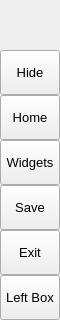
        <widget class="QFrame" name="leftMenuBg">
         <property name="minimumSize">
          <size>
           <width>60</width>
           <height>0</height>
          </size>
         </property>
         <property name="maximumSize">
          <size>
           <width>60</width>
           <height>16777215</height>
          </size>
         </property>
         <property name="frameShape">
          <enum>QFrame::Shape::NoFrame</enum>
         </property>
         <property name="frameShadow">
          <enum>QFrame::Shadow::Raised</enum>
         </property>
         <layout class="QVBoxLayout" name="verticalLayout_3">
          <property name="spacing">
           <number>0</number>
          </property>
          <property name="leftMargin">
           <number>0</number>
          </property>
          <property name="topMargin">
           <number>0</number>
          </property>
          <property name="rightMargin">
           <number>0</number>
          </property>
          <property name="bottomMargin">
           <number>0</number>
          </property>
          <item>
           <widget class="QFrame" name="topLogoInfo">
            <property name="minimumSize">
             <size>
              <width>0</width>
              <height>50</height>
             </size>
            </property>
            <property name="maximumSize">
             <size>
              <width>16777215</width>
              <height>50</height>
             </size>
            </property>
            <property name="frameShape">
             <enum>QFrame::Shape::NoFrame</enum>
            </property>
            <property name="frameShadow">
             <enum>QFrame::Shadow::Raised</enum>
            </property>
            <widget class="QFrame" name="topLogo">
             <property name="geometry">
              <rect>
               <x>10</x>
               <y>5</y>
               <width>42</width>
               <height>42</height>
              </rect>
             </property>
             <property name="minimumSize">
              <size>
               <width>42</width>
               <height>42</height>
              </size>
             </property>
             <property name="maximumSize">
              <size>
               <width>42</width>
               <height>42</height>
              </size>
             </property>
             <property name="frameShape">
              <enum>QFrame::Shape::NoFrame</enum>
             </property>
             <property name="frameShadow">
              <enum>QFrame::Shadow::Raised</enum>
             </property>
            </widget>
            <widget class="QLabel" name="titleLeftApp">
             <property name="geometry">
              <rect>
               <x>70</x>
               <y>8</y>
               <width>160</width>
               <height>20</height>
              </rect>
             </property>
             <property name="font">
              <font>
               <family>Segoe UI Semibold</family>
               <pointsize>12</pointsize>
               <italic>false</italic>
               <fontweight></fontweight>
              </font>
             </property>
             <property name="text">
              <string>PyDracula</string>
             </property>
             <property name="alignment">
              <set>Qt::AlignmentFlag::AlignLeading|Qt::AlignmentFlag::AlignLeft|Qt::AlignmentFlag::AlignTop</set>
             </property>
            </widget>
            <widget class="QLabel" name="titleLeftDescription">
             <property name="geometry">
              <rect>
               <x>70</x>
               <y>27</y>
               <width>160</width>
               <height>16</height>
              </rect>
             </property>
             <property name="maximumSize">
              <size>
               <width>16777215</width>
               <height>16</height>
              </size>
             </property>
             <property name="font">
              <font>
               <family>Segoe UI</family>
               <pointsize>8</pointsize>
               <italic>false</italic>
               <bold>false</bold>
              </font>
             </property>
             <property name="text">
              <string>Modern GUI / Flat Style</string>
             </property>
             <property name="alignment">
              <set>Qt::AlignmentFlag::AlignLeading|Qt::AlignmentFlag::AlignLeft|Qt::AlignmentFlag::AlignTop</set>
             </property>
            </widget>
           </widget>
          </item>
          <item>
           <widget class="QFrame" name="leftMenuFrame">
            <property name="frameShape">
             <enum>QFrame::Shape::NoFrame</enum>
            </property>
            <property name="frameShadow">
             <enum>QFrame::Shadow::Raised</enum>
            </property>
            <layout class="QVBoxLayout" name="verticalMenuLayout">
             <property name="spacing">
              <number>0</number>
             </property>
             <property name="leftMargin">
              <number>0</number>
             </property>
             <property name="topMargin">
              <number>0</number>
             </property>
             <property name="rightMargin">
              <number>0</number>
             </property>
             <property name="bottomMargin">
              <number>0</number>
             </property>
             <item>
              <widget class="QFrame" name="toggleBox">
               <property name="maximumSize">
                <size>
                 <width>16777215</width>
                 <height>45</height>
                </size>
               </property>
               <property name="frameShape">
                <enum>QFrame::Shape::NoFrame</enum>
               </property>
               <property name="frameShadow">
                <enum>QFrame::Shadow::Raised</enum>
               </property>
               <layout class="QVBoxLayout" name="verticalLayout_4">
                <property name="spacing">
                 <number>0</number>
                </property>
                <property name="leftMargin">
                 <number>0</number>
                </property>
                <property name="topMargin">
                 <number>0</number>
                </property>
                <property name="rightMargin">
                 <number>0</number>
                </property>
                <property name="bottomMargin">
                 <number>0</number>
                </property>
                <item>
                 <widget class="QPushButton" name="toggleButton">
                  <property name="sizePolicy">
                   <sizepolicy hsizetype="Expanding" vsizetype="Fixed">
                    <horstretch>0</horstretch>
                    <verstretch>0</verstretch>
                   </sizepolicy>
                  </property>
                  <property name="minimumSize">
                   <size>
                    <width>0</width>
                    <height>45</height>
                   </size>
                  </property>
                  <property name="font">
                   <font>
                    <family>Segoe UI</family>
                    <pointsize>10</pointsize>
                    <italic>false</italic>
                    <bold>false</bold>
                   </font>
                  </property>
                  <property name="cursor">
                   <cursorShape>PointingHandCursor</cursorShape>
                  </property>
                  <property name="layoutDirection">
                   <enum>Qt::LayoutDirection::LeftToRight</enum>
                  </property>
                  <property name="styleSheet">
                   <string notr="true">background-image: url(:/icons/images/icons/icon_menu.png);</string>
                  </property>
                  <property name="text">
                   <string>Hide</string>
                  </property>
                 </widget>
                </item>
               </layout>
              </widget>
             </item>
             <item alignment="Qt::AlignmentFlag::AlignTop">
              <widget class="QFrame" name="topMenu">
               <property name="frameShape">
                <enum>QFrame::Shape::NoFrame</enum>
               </property>
               <property name="frameShadow">
                <enum>QFrame::Shadow::Raised</enum>
               </property>
               <layout class="QVBoxLayout" name="verticalLayout_8">
                <property name="spacing">
                 <number>0</number>
                </property>
                <property name="leftMargin">
                 <number>0</number>
                </property>
                <property name="topMargin">
                 <number>0</number>
                </property>
                <property name="rightMargin">
                 <number>0</number>
                </property>
                <property name="bottomMargin">
                 <number>0</number>
                </property>
                <item>
                 <widget class="QPushButton" name="btn_home">
                  <property name="sizePolicy">
                   <sizepolicy hsizetype="Expanding" vsizetype="Fixed">
                    <horstretch>0</horstretch>
                    <verstretch>0</verstretch>
                   </sizepolicy>
                  </property>
                  <property name="minimumSize">
                   <size>
                    <width>0</width>
                    <height>45</height>
                   </size>
                  </property>
                  <property name="font">
                   <font>
                    <family>Segoe UI</family>
                    <pointsize>10</pointsize>
                    <italic>false</italic>
                    <bold>false</bold>
                   </font>
                  </property>
                  <property name="cursor">
                   <cursorShape>PointingHandCursor</cursorShape>
                  </property>
                  <property name="layoutDirection">
                   <enum>Qt::LayoutDirection::LeftToRight</enum>
                  </property>
                  <property name="styleSheet">
                   <string notr="true">background-image: url(:/icons/images/icons/cil-home.png);</string>
                  </property>
                  <property name="text">
                   <string>Home</string>
                  </property>
                 </widget>
                </item>
                <item>
                 <widget class="QPushButton" name="btn_widgets">
                  <property name="sizePolicy">
                   <sizepolicy hsizetype="Expanding" vsizetype="Fixed">
                    <horstretch>0</horstretch>
                    <verstretch>0</verstretch>
                   </sizepolicy>
                  </property>
                  <property name="minimumSize">
                   <size>
                    <width>0</width>
                    <height>45</height>
                   </size>
                  </property>
                  <property name="font">
                   <font>
                    <family>Segoe UI</family>
                    <pointsize>10</pointsize>
                    <italic>false</italic>
                    <bold>false</bold>
                   </font>
                  </property>
                  <property name="cursor">
                   <cursorShape>PointingHandCursor</cursorShape>
                  </property>
                  <property name="layoutDirection">
                   <enum>Qt::LayoutDirection::LeftToRight</enum>
                  </property>
                  <property name="styleSheet">
                   <string notr="true">background-image: url(:/icons/images/icons/cil-gamepad.png);</string>
                  </property>
                  <property name="text">
                   <string>Widgets</string>
                  </property>
                 </widget>
                </item>
                <item>
                 <widget class="QPushButton" name="btn_save">
                  <property name="sizePolicy">
                   <sizepolicy hsizetype="Expanding" vsizetype="Fixed">
                    <horstretch>0</horstretch>
                    <verstretch>0</verstretch>
                   </sizepolicy>
                  </property>
                  <property name="minimumSize">
                   <size>
                    <width>0</width>
                    <height>45</height>
                   </size>
                  </property>
                  <property name="font">
                   <font>
                    <family>Segoe UI</family>
                    <pointsize>10</pointsize>
                    <italic>false</italic>
                    <bold>false</bold>
                   </font>
                  </property>
                  <property name="cursor">
                   <cursorShape>PointingHandCursor</cursorShape>
                  </property>
                  <property name="layoutDirection">
                   <enum>Qt::LayoutDirection::LeftToRight</enum>
                  </property>
                  <property name="styleSheet">
                   <string notr="true">background-image: url(:/icons/images/icons/cil-save.png)</string>
                  </property>
                  <property name="text">
                   <string>Save</string>
                  </property>
                 </widget>
                </item>
                <item>
                 <widget class="QPushButton" name="btn_exit">
                  <property name="sizePolicy">
                   <sizepolicy hsizetype="Expanding" vsizetype="Fixed">
                    <horstretch>0</horstretch>
                    <verstretch>0</verstretch>
                   </sizepolicy>
                  </property>
                  <property name="minimumSize">
                   <size>
                    <width>0</width>
                    <height>45</height>
                   </size>
                  </property>
                  <property name="font">
                   <font>
                    <family>Segoe UI</family>
                    <pointsize>10</pointsize>
                    <italic>false</italic>
                    <bold>false</bold>
                   </font>
                  </property>
                  <property name="cursor">
                   <cursorShape>PointingHandCursor</cursorShape>
                  </property>
                  <property name="layoutDirection">
                   <enum>Qt::LayoutDirection::LeftToRight</enum>
                  </property>
                  <property name="styleSheet">
                   <string notr="true">background-image: url(:/icons/images/icons/cil-x.png);</string>
                  </property>
                  <property name="text">
                   <string>Exit</string>
                  </property>
                 </widget>
                </item>
               </layout>
              </widget>
             </item>
             <item alignment="Qt::AlignmentFlag::AlignBottom">
              <widget class="QFrame" name="bottomMenu">
               <property name="frameShape">
                <enum>QFrame::Shape::NoFrame</enum>
               </property>
               <property name="frameShadow">
                <enum>QFrame::Shadow::Raised</enum>
               </property>
               <layout class="QVBoxLayout" name="verticalLayout_9">
                <property name="spacing">
                 <number>0</number>
                </property>
                <property name="leftMargin">
                 <number>0</number>
                </property>
                <property name="topMargin">
                 <number>0</number>
                </property>
                <property name="rightMargin">
                 <number>0</number>
                </property>
                <property name="bottomMargin">
                 <number>0</number>
                </property>
                <item>
                 <widget class="QPushButton" name="toggleLeftBox">
                  <property name="sizePolicy">
                   <sizepolicy hsizetype="Expanding" vsizetype="Fixed">
                    <horstretch>0</horstretch>
                    <verstretch>0</verstretch>
                   </sizepolicy>
                  </property>
                  <property name="minimumSize">
                   <size>
                    <width>0</width>
                    <height>45</height>
                   </size>
                  </property>
                  <property name="font">
                   <font>
                    <family>Segoe UI</family>
                    <pointsize>10</pointsize>
                    <italic>false</italic>
                    <bold>false</bold>
                   </font>
                  </property>
                  <property name="cursor">
                   <cursorShape>PointingHandCursor</cursorShape>
                  </property>
                  <property name="layoutDirection">
                   <enum>Qt::LayoutDirection::LeftToRight</enum>
                  </property>
                  <property name="styleSheet">
                   <string notr="true">background-image: url(:/icons/images/icons/icon_settings.png);</string>
                  </property>
                  <property name="text">
                   <string>Left Box</string>
                  </property>
                 </widget>
                </item>
               </layout>
              </widget>
             </item>
            </layout>
           </widget>
          </item>
         </layout>
        </widget>
